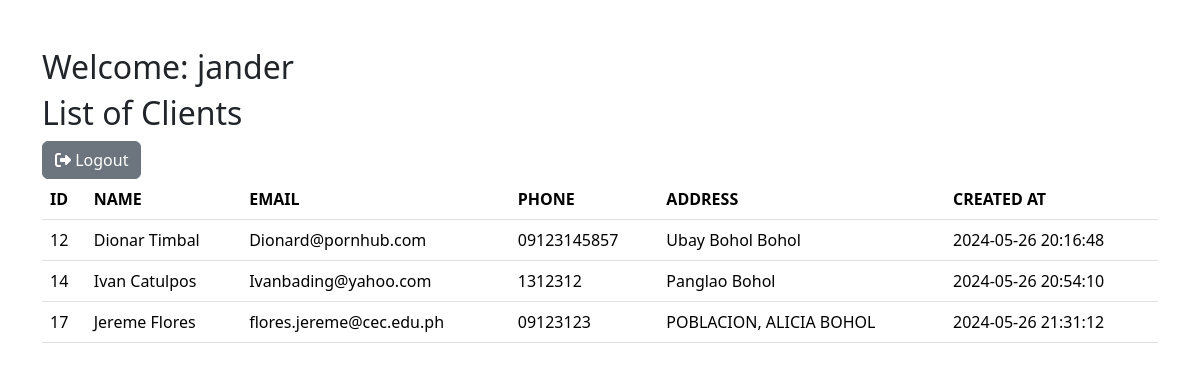
Screenshot of /user.php with the database file from the repository.
### tables this page shows
CREATE TABLE `users` (
  `id` int(11) NOT NULL,
  `username` varchar(255) NOT NULL,
  `password` varchar(255) NOT NULL,
  `user_type` varchar(255) NOT NULL
);

CREATE TABLE `clients` (
  `id` int(11) NOT NULL,
  `name` varchar(255) NOT NULL,
  `email` varchar(255) NOT NULL,
  `phone` varchar(15) NOT NULL,
  `address` varchar(255) NOT NULL,
  `created_at` datetime NOT NULL DEFAULT current_timestamp(),
  `client_rank` char(1) DEFAULT NULL
);

### user.php (the view, shortened to what this page needs)
<!DOCTYPE html>
<html lang="en">
<head>
    <link rel="stylesheet" href="https://cdn.jsdelivr.net/npm/bootstrap@5.3.3/dist/css/bootstrap.min.css">
    <link rel="stylesheet" href="https://cdnjs.cloudflare.com/ajax/libs/font-awesome/6.4.0/css/all.min.css"
 />
</head>
<body>
    <div class="container my-5">
    <?php
            $servername = "localhost";
            $username = "root";
            $password = "";
            $database = "jemzxc_shop";
            $connection = new mysqli($servername, $username, $password, $database);
            $sql_username = "SELECT username FROM users WHERE id > 1";
            $result_username = $connection->query($sql_username);
            if ($result_username->num_rows > 0) {
                $row = $result_username->fetch_assoc();
                $username_from_db = $row["username"];
            } else {
                $username_from_db = "Guest";
            }
            $user_type = "Welcome: " . $username_from_db;
            echo "<h2>$user_type</h2>";
    ?>
        <h2>List of Clients</h2>
        <a class ="btn btn-secondary" href="/jemzxc_shop/index.php" role = "button"><i class="fa-solid fa-right-from-bracket"></i> Logout</a>
        <br>
        <table class="table">
            <thead>
                <tr>
                    <th>ID</th>
                    <th>NAME</th>
                    <th>EMAIL</th>
                    <th>PHONE</th>
                    <th>ADDRESS</th>
                    <th>CREATED AT</th>
                </tr>
            </thead>
            <tbody>
                <?php
                    $servername = "localhost";
                    $username = "root";
                    $password = "";
                    $database = "jemzxc_shop";
                    $connection = new mysqli($servername, $username, $password, $database);
                    $sql = "SELECT * FROM clients";
                    $result = $connection->query($sql);
                    while ($row = $result->fetch_assoc()){
                        echo "
                            <tr>
                                <td>$row[id]</td>
                                <td>$row[name]</td>
                                <td>$row[email]</td>
                                <td>$row[phone]</td>
                                <td>$row[address]</td>
                                <td>$row[created_at]</td>
                            </tr>
                        ";
                    }
                ?>
            </tbody>
        </table>

### rows the page displays
users: username "Welcome: jander"
clients: id "12", name "Dionar Timbal", email "Dionard@pornhub.com", phone "09123145857", address "Ubay Bohol Bohol", created_at "2024-05-26 20:16:48"
clients: id "14", name "Ivan Catulpos", email "Ivanbading@yahoo.com", phone "1312312", address "Panglao Bohol", created_at "2024-05-26 20:54:10"
clients: id "17", name "Jereme Flores", email "flores.jereme@cec.edu.ph", phone "09123123", address "POBLACION, ALICIA BOHOL", created_at "2024-05-26 21:31:12"
